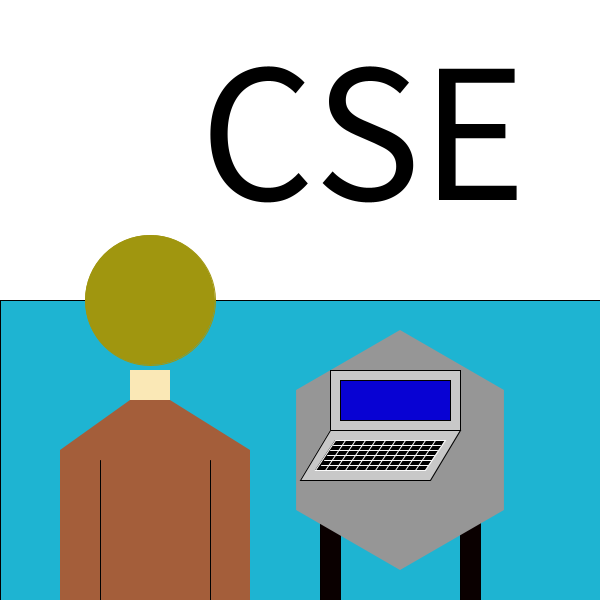
Frame 1 (no input)
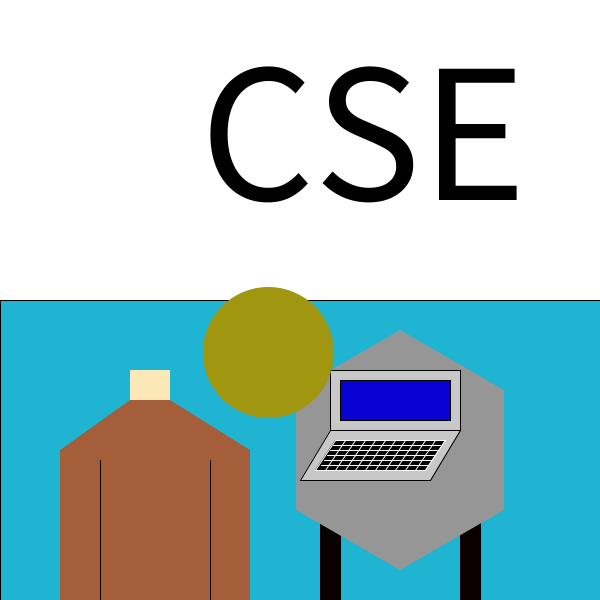
Frame 60 (the mouse pressed at the canvas centre just before this capture)
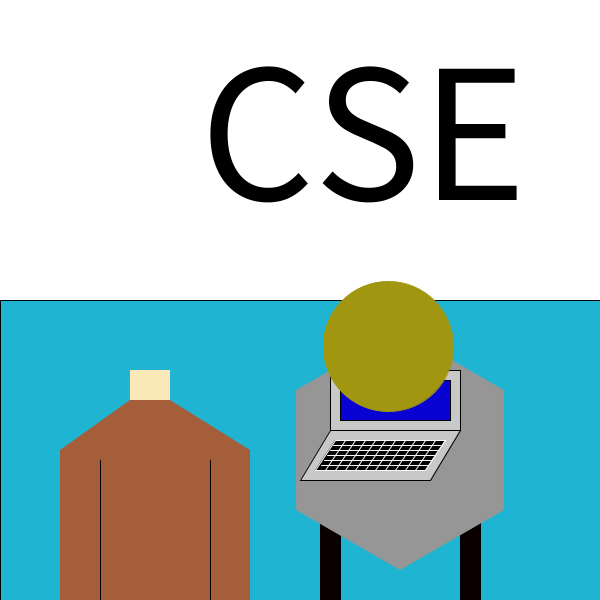
Frame 120 (the mouse held since frame 60 and released just before this capture)

The Processing sketch that drew these frames (run headless with seeded random() and noise(); from frame 60 on, the mouse is pressed at the canvas centre):

// Processing sketch: processing_54883
// ── processing_54883.pde

float x, y;
float w, h;
float rad;
float spdX, spdY;
color strokeCol;
float damping;
float friction; 

int horizon;

void setup() {
  size(600, 600);
  smooth(); 

  x = 150;
  y = 300;
  w = 130;
  h = 130;
  rad = w/2;
  spdX = 2;
  spdY = 3;
  strokeCol = color(160, 150, 15);
  damping = .2;
  friction = 1;
}


void draw() {

  background(255);
  textSize(200); 
  noStroke();
  fill(0);
  text ("CSE", 200, 200);

  //board
  stroke(0);
  fill(30, 180, 210);

  int horizon = 300;

  rect (0, horizon, 600, 600 - horizon);

  //neck
  noStroke();
  fill(250, 232, 182);
  rect(130, 370, 40, 40);

  //body
  fill(164, 94, 58);
  beginShape();
  vertex(60, 600);
  vertex(60, 450);
  vertex(130, 400);
  vertex(170, 400);
  vertex(250, 450);
  vertex(250, 600);
  vertex(60, 600);
  endShape();
  //body arms
  stroke(1);
  beginShape(LINES);
  vertex(100, 460);
  vertex(100, 600);
  vertex(210, 460);
  vertex(210, 600);
  endShape();

  //laptop

  //desk leg1
  fill(10, 0, 0);
  beginShape();
  vertex(320, 520);
  vertex(340, 530);
  vertex(340, 530);
  vertex(340, 600);
  vertex(340, 600);
  vertex(320, 600);
  vertex(320, 600);
  vertex(320, 520);
  endShape();

  //desk leg2
  fill(10, 0, 0);
  beginShape();
  vertex(460, 520);
  vertex(480, 500);
  vertex(480, 500);
  vertex(480, 600);
  vertex(480, 600);
  vertex(460, 600);
  vertex(460, 600);
  vertex(460, 520);
  endShape();

  //desk
  fill(150);
  noStroke();
  float theta = PI/2;
  int sides = 6;
  float radius = 120;
  float xPos = 400;
  float yPos = 450;
  int counter = 0;
  beginShape();
  while (counter < sides) {
    float x = xPos + cos(theta) * radius;
    float y = yPos + sin(theta) * radius;
    vertex(x, y);
    counter = counter + 1;
    theta = theta + TWO_PI/sides;
  }
  endShape(CLOSE);
  
  //laptop
  stroke(0);
  fill(200);
  quad(330, 370, 330, 430, 460, 430, 460, 370);
  quad(330, 430, 460, 430, 430, 480, 300, 480);
  fill(8, 2, 211);
  quad(340, 380, 340, 420, 450, 420, 450, 380);
  stroke(250);
  fill(0);
  quad(335, 440, 445, 440, 425, 470, 315, 470);
  beginShape(LINES);
  vertex(333, 445);
  vertex(440, 445);
  vertex(330, 450);
  vertex(437, 450);
  vertex(327, 455);
  vertex(434, 455);
  vertex(324, 460);
  vertex(431, 460);
  vertex(321, 465);
  vertex(428, 465);
  vertex(345, 440);
  vertex(325, 470);
  vertex(355, 440);
  vertex(335, 470);
  vertex(365, 440);
  vertex(345, 470);
  vertex(375, 440);
  vertex(355, 470);
  vertex(385, 440);
  vertex(365, 470);
  vertex(395, 440);
  vertex(375, 470);
  vertex(405, 440);
  vertex(385, 470);
  vertex(415, 440);
  vertex(395, 470);
  vertex(425, 440);
  vertex(405, 470);
  vertex(435, 440);
  vertex(415, 470);
  endShape();
  
  

  stroke(strokeCol);
  fill(strokeCol);
  ellipse(x, y, w, h);
  
  x += spdX;
  y += spdY;
  spdY += damping;

  if (x > width-rad) {
    x = width-rad;
    spdX *= -1;  
    spdY *= damping; 
  }

  if (x < rad) {
    x = rad;
    spdX *= -1;
  }

  if (y > height-rad) {
    y = height-rad;
    spdY *= -1;
    spdX *= friction;
  }

  if (y < rad) {
    spdY *= -1;
  }
}

  
